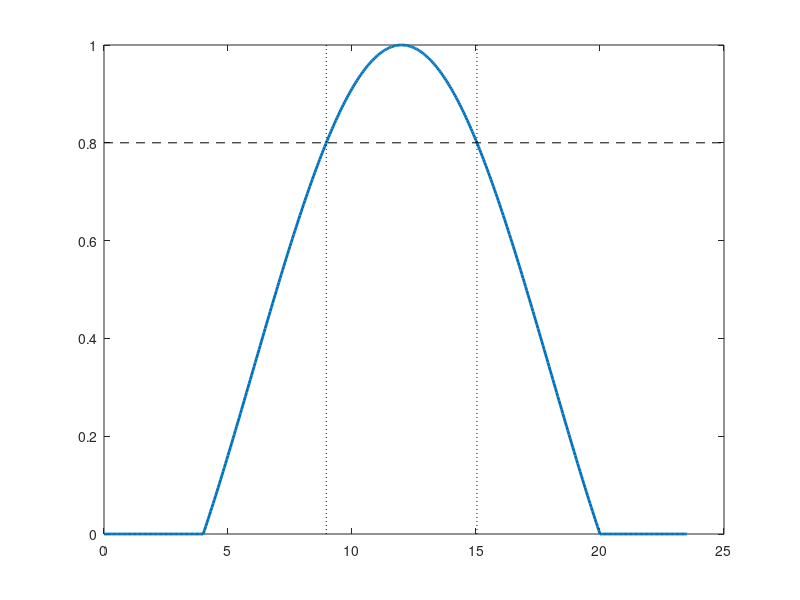

Source code (MATLAB): (Note: this script raises an error after producing the figure.)
% solar curves
clc
fig_loc = 'C:\Users\Matt\Desktop\wc171016\figures\';

delta = 23.65*pi/180;

atan(cot(delta)/1)*180/pi % Lulea, Fairbanks, Reykjavik
atan(cot(delta)/2)*180/pi % Paris, Winnipeg
atan(cot(delta)/4)*180/pi % Houston, New Dehli
atan(cot(delta)/1e3)*180/pi % Nairobi, Singapore

%%
fig_name = [fig_loc,'solar_curves'];
fig = figure('Color','White');
t = (-12:0.05:11.5);
w = pi/12; %rad/hour

k = 2;
Ps_pk = 1.0;

Pgd = 0.8;

Ps = Ps_pk*(1 + k*cos(w*t))/(1+k);
Ps = Ps.*(Ps>0);
Pshade1 = Pgd*ones(size(Ps))./(Ps>Pgd);
Pshade2 = Ps./(Ps>Pgd);


plot(t+12,Ps,'Linewidth',2); hold on;

t1 = acos( (Pgd*(1 + k) - 1)/k )/w;
xs = axis;

plot(xs(1:2),Pgd*[1 1],'k--');
plot(t1*[1 1]+12,xs(3:4),'k:');
plot(-t1*[1 1]+12,xs(3:4),'k:');

arrow([3 0.8],[3 0.7]);
arrow([3 0.8],[3 0.9]);
shadedplot(t+12,Pshade1,Pshade2,[0.5 0.3 0.5],'k'); hold on;

xlabel('Hour');
ylabel('Pn/Hat(Pn)');
legend('P_S','Dot(Pn)','t1','Location','East'); grid on;

% export_fig(fig,fig_name);
% export_fig(fig,[fig_name,'.pdf'],'-dpdf');
%%
fig_name = [fig_loc,'solar_curves_curt'];

Pgb = 0.6;

PGD = (0:0.001:1.1);
T1 = acos( ( PGD*(1+k) - 1 )/k )/w;

% Ecurt = (2*k/(1+k))*( (sin(w*T1)/w) - T1.*cos(w*T1) );

% plot(PGD,gradient(Ecurt));
plot(PGD,real(T1));

dEdPGD = -(2/w)*T1;
% plot(PGD,dEdPGD);

%%
x0 = 49; %e.g. paris, bavaria, and a large array (e.g. on a rooftop).
t = (-12:0.05:11.5); 

sin(x0*pi/180).*sin(23.65*pi/180);
cos(x0*pi/180).*cos(23.65*pi/180);
t = (-2*pi/3:0.01:2*pi/3);
plot(0.33 + 0.66*cos(t)); % 40% capacity factor






